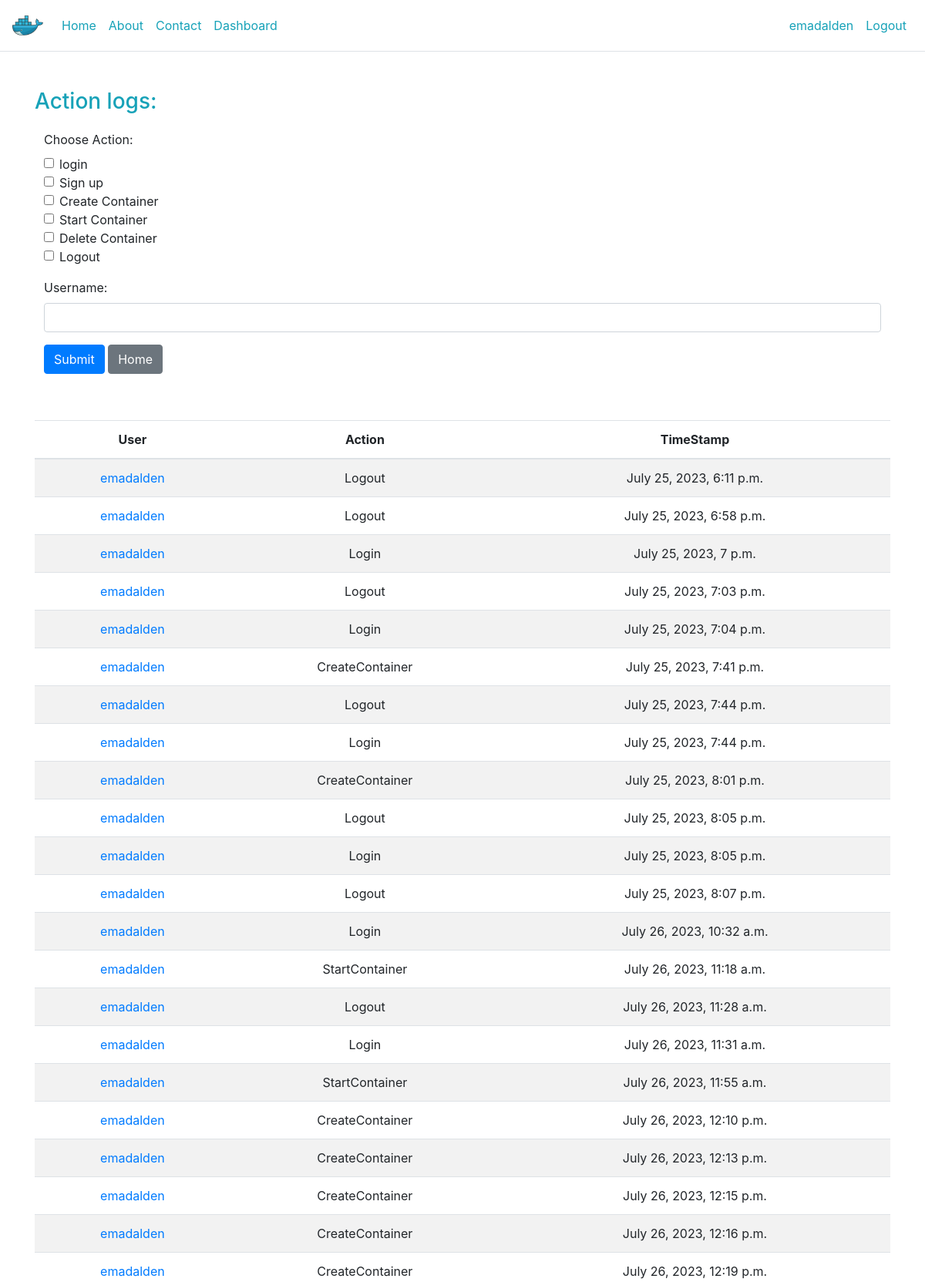
/list_logs/ (signed in, upper part), run on the app's committed database.
### registration/models.py (models this page shows, shortened)
class UserActionLog(models.Model):
    action = models.CharField(max_length=100)
    user= models.ForeignKey(User, on_delete= models.CASCADE , null=True )
    timestamp = models.DateTimeField(auto_now_add=True)

### container_management/decorators.py (the view)
        def wrapper(request, *args, **kwargs):
            if not request.user.is_superuser:
                message = "You do not have permission to access."
                messages.warning(request, message)
                return HttpResponseRedirect(redirect_url)
            return view_func(request, *args, **kwargs)

### container_management/views.py (called while the page is built)
@is_admin(redirect_url='/')
def list_logs(request):
    if request.method == 'POST':
        selected_actions = request.POST.getlist('action')
        username = request.POST.get('username')
        logs = UserActionLog.objects.all()
        if selected_actions:
            print(selected_actions)
            logs = logs.filter(action__in = selected_actions )
        if username:
            print(logs)
            logs = logs.filter(user__username__icontains = username )
            print("emado emado emado ")
            print(logs)
    else:
        logs = UserActionLog.objects.all()
    return render(request , 'list_logs.html' , {'logs':logs})

### container_management/templates/list_logs.html (shortened to what this page needs)
{% extends 'base.html'%}
{% block content %}
<div class="container mt-5">
    <h3 class="text-info">Action logs:</h3>
    <form method="post" style="padding: 12px ;" id="myForm">
        <div class="form-group">
            <label for="choices" class="form-label">Choose Action:</label>
            <div class="form-check">
                <input type="checkbox" name="action" value="Login" class="form-check-input" id="choice1">
                <label class="form-check-label" for="choice1">login</label>
            </div>
            <div class="form-check">
                <input type="checkbox" name="action" value="SignUp" class="form-check-input" id="choice2">
                <label class="form-check-label" for="choice2">Sign up </label>
            </div>
            <div class="form-check">
              <input type="checkbox" name="action" value="CreateContainer" class="form-check-input" id="choice3">
              <label class="form-check-label" for="choice3">Create Container </label>
          </div>
          <div class="form-check">
            <input type="checkbox" name="action" value="StartContainer" class="form-check-input" id="choice4">
            <label class="form-check-label" for="choice4">Start Container</label>
          </div>
        <div class="form-check">
          <input type="checkbox" name="action" value="DeleteContainer" class="form-check-input" id="choice5">
          <label class="form-check-label" for="choice5">Delete Container</label>
        </div>
        <div class="form-check">
          <input type="checkbox" name="action" value="Logout" class="form-check-input" id="choice6">
          <label class="form-check-label" for="choice6">Logout</label>
        </div>
        </div>
        <div class="form-group">
            <label for="username" class="form-label">Username:</label>
            <input type="text" name="username" class="form-control" id="username">
        </div>
        <button type="submit" class="btn btn-primary">Submit</button>
        <a href="{% url 'index'%}" class="btn btn-secondary">Home</a>
    </form>
</div>
<div class="container mt-5">
    <table class="table table-striped" style="text-align: center;">
      <thead>
        <tr style="">
          <th >User</th>
          <th >Action</th>
          <th >TimeStamp</th>
        </tr>
      </thead>
      <tbody>
        {% for log in logs %}
        <tr>
          <td><a href="{% url 'user_detail' log.user.pk%}"> {{log.user}} </a></td>
          <td>{{log.action}}</td>
          <td>{{log.timestamp}}</td>
        </tr>
        {% endfor %}
      </tbody>
    </table>
  </div>
{% endblock %}

### registration/templates/base.html (shortened to what this page needs)
{% load static %}
<!DOCTYPE html>
<html>
<head>
    <link rel='stylesheet' type='text/css' media='screen' href='{% static "main.css"%}'>
    <link rel='stylesheet' type='text/css' media='screen' href='{% static "bootstrap4.min.css"%}'>
</head>
<body>
    {% block navbar%}
    <nav class="navbar navbar-expand-md navbar-dark border-bottom  bg-white " style="position: sticky; top: 0; z-index: 2;">
        <a class="navbar-brand text-info" href="#"> <img src="{% static 'images/docker.png'%}" width="40px" alt=""></a>
        <div class="collapse navbar-collapse" id="navbarNav">
            <ul class="navbar-nav mr-auto">
                <li class="nav-item active">
                    <a class="nav-link text-info" href="/">Home</a>
                </li>
                <li class="nav-item">
                    <a class="nav-link text-info" href="/#about-us">About</a>
                </li>
                <li class="nav-item">
                    <a class="nav-link text-info" href="/#contact-us">Contact</a>
                </li>
                {% if user.is_authenticated %}
                <li class="nav-item">
                    <a class="nav-link text-info" href="{% url 'dashboard'%}">Dashboard</a>
                </li>
                {% endif %}
            </ul>
            {% if user.is_authenticated %}
            <ul class="navbar-nav">
                <li class="nav-item">
                    <a class="nav-link text-info" href="{% url 'edit_profile' %}">{{request.user.username}}</a>
                </li>
                <li class="nav-item">
                    <a class="nav-link text-info" href="{% url 'logout'%}">Logout</a>
                </li>
            </ul>
        {% endif %}
        </div>
    </nav>
    {% endblock %}
    {% block content %}
    {% endblock %}
</body>
</html>

### registration/static/main.css (style rules this page uses)
body { min-height: 100vh; }

### data on the page
UserActionLog: user "emadalden", action "Logout", timestamp "July 25, 2023, 6:11 p.m."
UserActionLog: user "emadalden", action "Logout", timestamp "July 25, 2023, 6:58 p.m."
UserActionLog: user "emadalden", action "Login", timestamp "July 25, 2023, 7 p.m."
UserActionLog: user "emadalden", action "Logout", timestamp "July 25, 2023, 7:03 p.m."
UserActionLog: user "emadalden", action "Login", timestamp "July 25, 2023, 7:04 p.m."
UserActionLog: user "emadalden", action "CreateContainer", timestamp "July 25, 2023, 7:41 p.m."
UserActionLog: user "emadalden", action "Logout", timestamp "July 25, 2023, 7:44 p.m."
UserActionLog: user "emadalden", action "Login", timestamp "July 25, 2023, 7:44 p.m."
UserActionLog: user "emadalden", action "CreateContainer", timestamp "July 25, 2023, 8:01 p.m."
UserActionLog: user "emadalden", action "Logout", timestamp "July 25, 2023, 8:05 p.m."
UserActionLog: user "emadalden", action "Login", timestamp "July 25, 2023, 8:05 p.m."
UserActionLog: user "emadalden", action "Logout", timestamp "July 25, 2023, 8:07 p.m."
UserActionLog: user "emadalden", action "Login", timestamp "July 26, 2023, 10:32 a.m."
UserActionLog: user "emadalden", action "StartContainer", timestamp "July 26, 2023, 11:18 a.m."
UserActionLog: user "emadalden", action "Logout", timestamp "July 26, 2023, 11:28 a.m."
UserActionLog: user "emadalden", action "Login", timestamp "July 26, 2023, 11:31 a.m."
UserActionLog: user "emadalden", action "StartContainer", timestamp "July 26, 2023, 11:55 a.m."
UserActionLog: user "emadalden", action "CreateContainer", timestamp "July 26, 2023, 12:10 p.m."
UserActionLog: user "emadalden", action "CreateContainer", timestamp "July 26, 2023, 12:13 p.m."
UserActionLog: user "emadalden", action "CreateContainer", timestamp "July 26, 2023, 12:15 p.m."
UserActionLog: user "emadalden", action "CreateContainer", timestamp "July 26, 2023, 12:16 p.m."
UserActionLog: user "emadalden", action "CreateContainer", timestamp "July 26, 2023, 12:19 p.m."

### other printed values
{{ request.user.username }} "emadalden"
